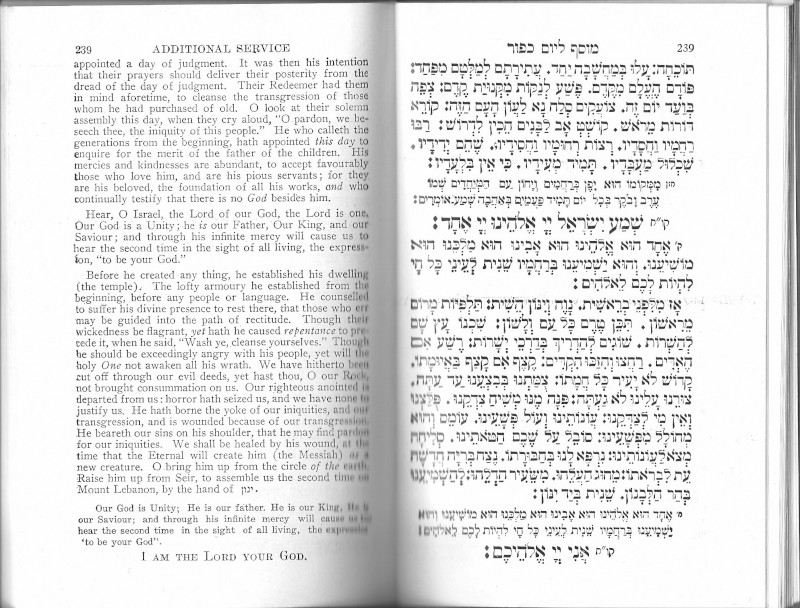
//> input picture src/023.counting_pixels_with_integral_images/images/scan.jpg, 800 x 608 px
$ ./main-scan_w_at   (built with g++ and OpenCV 4)
//> lines starting //> are read from the running program, lines starting //| are printed output that depends on the picture; after the words box and inside, x2 and y2 are one past the last pixel; in counts of white or black regions, pixels touching at a corner belong together
#include <iostream>
#include <math.h>
#include <opencv2/core.hpp>
#include <opencv2/highgui.hpp>
#include <opencv2/imgcodecs.hpp>
#include <opencv2/imgproc.hpp>

class Histogram1D
{
private:
	int histSize[1];
	float hranges[2];
	float const* ranges[1];
	int channels[1];
public:
	Histogram1D()
	{
		histSize[0] = 256;
		hranges[0] = 0.0;
		hranges[1] = 255.0;
		ranges[0] = hranges;
		channels[0] = 0;
	}

	// [148 lines left out: functions setSize, getHistogram, getImageOfHistogram, contrastize, colorReduce, applyLookUp and 2 more, not called in this run]
};

class ContentFinder
{
private:
	cv::Mat histogram;
	float hranges[2];
	float const* ranges[3];
	int channels[3];
	float threshold;
public:

	// [41 lines left out: functions ContentFinder, setThreshold, setHistogram, find, not called in this run]
};

class ImageComparator
{
private:
	Histogram1D _hist;

	cv::Mat _refHistogram;
public:
	ImageComparator()
	{
	}

	// [18 lines left out: functions setBinsCount, setReferenceImage, compare, not called in this run]
};

int main()
{
	Histogram1D histogram{};
	cv::Mat image = cv::imread("images/scan.jpg", cv::IMREAD_GRAYSCALE);
//> image is the input picture: 608 rows x 800 cols, CV_8UC1; min 0, max 255, mean 229

	cv::namedWindow("Original");
	cv::imshow("Original", image);

	cv::Mat thImage;
	cv::threshold(image, thImage, 190, 255, cv::THRESH_BINARY);
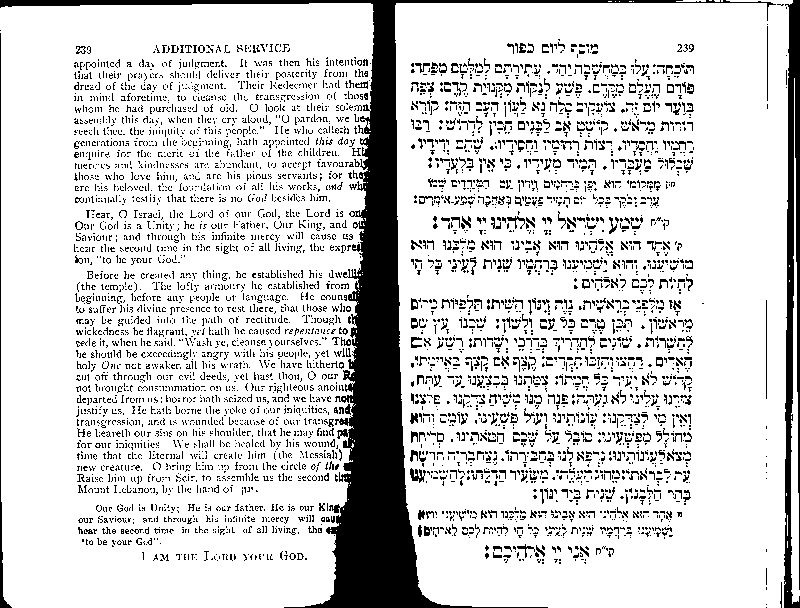
//> thImage: 608 rows x 800 cols, CV_8UC1; 83% white; 5647 black regions (5258 under 20 px), largest, box (x1, y1, x2, y2) and area: (0, 0, 776, 608) 31820, (784, 0, 800, 608) 5782, (0, 33, 12, 608) 780
	cv::namedWindow("Th Image");
	cv::imshow("TH Image", thImage);

	cv::Mat intImage;
	cv::integral(image, intImage, CV_32S);
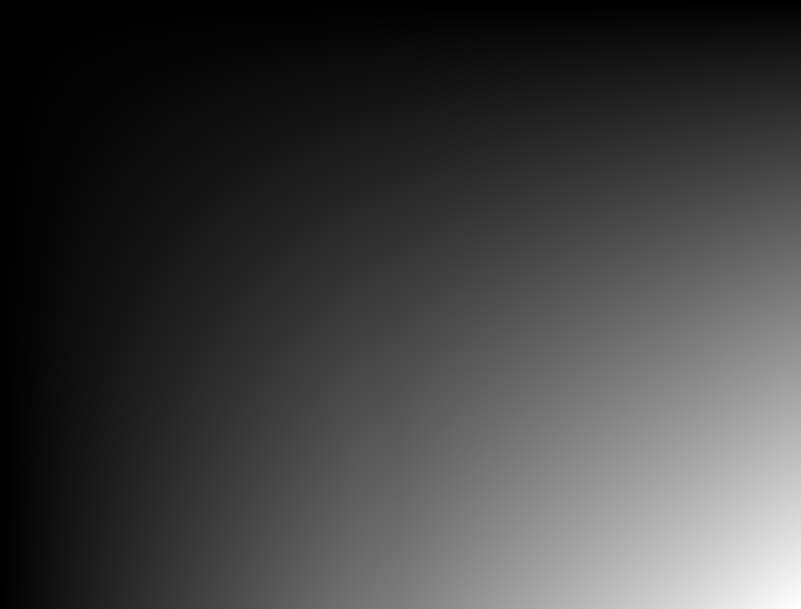
//> intImage: 609 rows x 801 cols, CV_32SC1; min 0, max 111390355, mean 28101348.5; drawn with min black and max white

	cv::Mat result;

	int blockSize = 21;
	int threshold = 10;

	cv::adaptiveThreshold(image, result, 255,
					cv::ADAPTIVE_THRESH_MEAN_C,
					cv::THRESH_BINARY,
					blockSize,
					threshold);
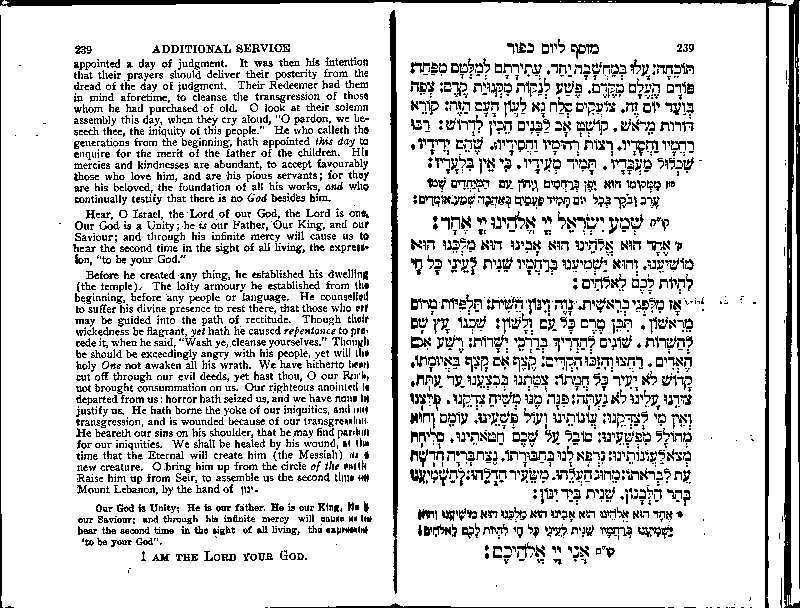
//> result: 608 rows x 800 cols, CV_8UC1; 83.8% white; black in thin lines or dots


	cv::namedWindow("Result");
	cv::imshow("Result", result);

// [17 lines of commented-out code are left out]

	cv::waitKey(0);

	return 0;
}
